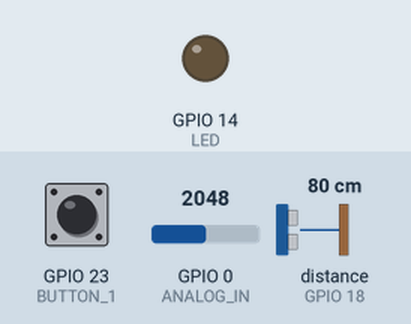
Simulated run of this sketch. Board: ESP32. Shown: output pins drawn as LEDs (lit = HIGH). The test bench sets the inputs (shaded band); at power-on: GPIO 0 (ANALOG_IN) = 2048, GPIO 23 (BUTTON_1) LOW, distance to the obstacle (sensor on GPIO 18) 80 cm. The echo pulse lasts 58.3 µs per cm; pins used as bus, display or sensor lines are not drawn; what the sketch prints to the serial monitor is not drawn.

Above: at 0.0 s.
At 0.6 s:
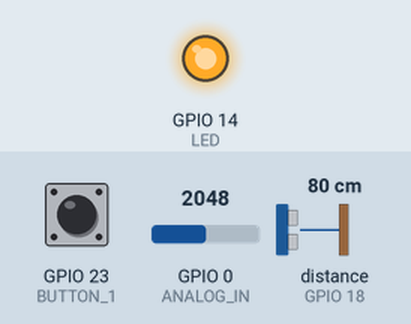
Timing chart, 0 to 2.1 s (numbered marks = the images above):
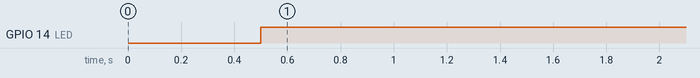

The sketch:

Assignment_2.ino
```cpp
/* PROBLEM
  A “Cyclic Executive” is a way to implement a simple real-time operating system that does not rely
  on the interrupt system for most of its activity. Your task is to design, build and test a simple Cyclic
  Executive for your microcontroller (ESP32 / Arduino UNO simulated using Proteus) using C/C++.

  SPECIFICATION
  A small cyclic executive is required to implement a machine monitor system.
  The system must execute the following periodic tasks, with specified timings: see each task function*/

#include <Ticker.h>
#include <stdio.h>
#include <string.h>

// define pins
#define WATCH_DOG 19
#define PULSE_IN 18
#define BUTTON_1 23
#define ANALOG_IN 0
#define LED 14

//rate of the tasks
#define RATE_TASK_1 14
#define RATE_TASK_2 200
#define RATE_TASK_3 1000
#define RATE_TASK_4 42
#define RATE_TASK_5 42
#define RATE_TASK_6 100
#define RATE_TASK_7 333
#define RATE_TASK_8 333
#define RATE_TASK_9 5000

bool button = false;

int error_code;
volatile int tick_num;

float average_analogue_in;
float analog_in;
float analog[4];
float frequency_in;
float wave_form;

Ticker ticker;


void setup() {
  Serial.begin(57600);
  tick_num =0;
  //pin definition
  pinMode(BUTTON_1,INPUT);
  pinMode(PULSE_IN,INPUT);
  pinMode(ANALOG_IN,INPUT);

  pinMode(WATCH_DOG,OUTPUT);
  pinMode(LED, OUTPUT);

  //set analog to 0
  analog[0] =0;
  analog[1] =0;
  analog[2] =0;
  analog[3] =0;

  //create ticker
  ticker.attach_ms(1, tick_increase);
}

void tick_increase(){
  tick_num++;

  if((tick_num%RATE_TASK_1) == 0){
     task_1();
  }
  if((tick_num%RATE_TASK_2) == 0){
     task_2();
  }
  if((tick_num%RATE_TASK_3) == 0){
     task_3();
  }
  if((tick_num%RATE_TASK_4) == 0){
     task_4();
  }
  if((tick_num%RATE_TASK_5) == 21){
     task_5();
  }
  if((tick_num%RATE_TASK_6) == 0){
     task_6();
  }
  if((tick_num%RATE_TASK_7) == 0){
     task_7();
  }
  if((tick_num%RATE_TASK_8) == 167){
     task_8();
  }
  if((tick_num%RATE_TASK_9) == 0){
     task_9();
  }
}

void task_1(){ // rate 5Hz
  // Output a (digital) watchdog waveform (with same length and period of the
  //‘Normal’ operation of SigB in Assignment 1). Timings should be within 5%.
  digitalWrite(WATCH_DOG, HIGH);
  delayMicroseconds(50);
  digitalWrite(WATCH_DOG,LOW);
}
void task_2(){ // rate 1Hz
  //Monitor one digital input (to be connected to a pushbutton/switch or a signal
  //generator for students using Proteus)
  button = digitalRead(BUTTON_1);
}
void task_3(){ //rate 24Hz
  //Measure the frequency of a 3.3v square wave signal. The frequency will be in
  //the range 500Hz to 1000Hz and the signal will be a standard square wave (50%
  //duty cycle). Accuracy to 2.5% is acceptable.
  wave_form = pulseIn(PULSE_IN, LOW); // returns the length of pulse in micro seconds
  frequency_in = 1000000.0/(wave_form*2); // conversion for seconds


}
void task_4(){ //rate 24Hz
  //Read one analogue input. The analogue input must be connected to a maximum
  //of 3.3V, using a potentiometer.
  for (int i=1;i<4;i++){
    analog[i-1] = analog[i];
  }
  analog[2] = analogRead(ANALOG_IN);

}
void task_5(){ //rate 10Hz
  //Compute filtered analogue value, by averaging the last 4 readings.
  average_analogue_in=0;

  for(int i=1;i<4;i++){
    average_analogue_in = average_analogue_in + analog[i];
  }
  average_analogue_in =average_analogue_in / 4;
}
void task_6(){ //rate 10Hz
  //Execute 1000 times the following instruction:__asm__ __volatile__ ("nop");
  //The statement could be repeated using a single loop, or broken down into
  //multiple loops (e.g. to be executed in different slots of the cyclic executive).
  for ( int i=0; i<1000; i++){
    __asm__ __volatile__("nop");
  }
}
void task_7(){ //rate 3Hz
  //Perform the following check:
  if(average_analogue_in >(3.3/2)){ //3.3/2 is half maximum range for analogue input
      error_code = 1;
  }
  else{
      error_code = 0;
  }
}
void task_8(){ //rate 3Hz
  digitalWrite(LED,error_code);
}

void task_9(){ //rate 0.2Hz
//  Log the following information every five (5) seconds (in comma separated
//  format, e.g. CSV) to the serial port:
//    State of the digital input (pushbutton / switch);
//    Frequency value (Hz, as an integer);
//    Filtered analogue input.

Serial.print(button);
Serial.print(", \t");
Serial.print(frequency_in);
Serial.print(", \t");
Serial.print(average_analogue_in);
Serial.print("\n");
}
void loop(){}
```

Measured:
- by itself, GPIO 14 (LED): LOW → HIGH at 0.50 s
